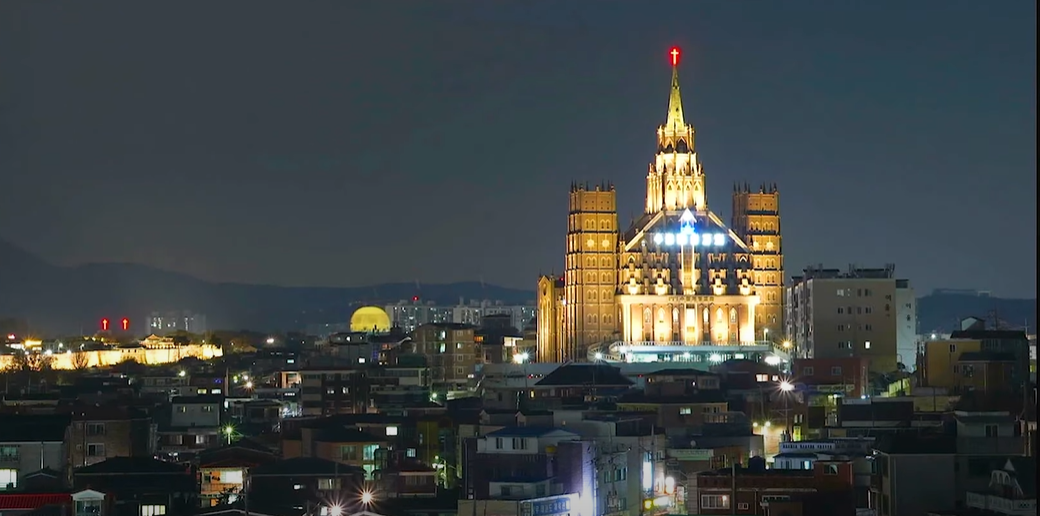
#> input picture mission/20240906/05.png, 1040 x 516 px, found by its file name
$ python mission03_teacher.py
#> lines starting #> are read from the running program, lines starting #| are printed output that depends on the picture
import cv2
import numpy as np

# 고정된 이미지 파일 경로
image_path = 'misson/05.png'

# 이미지 읽기
image = cv2.imread(image_path)
#> image is the input picture: shape (516, 1040, 3); mean B, G, R 68.7, 68.3, 62.5

# 이미지가 제대로 불러와졌는지 확인
if image is None:
    print("이미지를 불러올 수 없습니다.")
else:
    # 1. HSV 색 공간으로 변환
    hsv_image = cv2.cvtColor(image, cv2.COLOR_BGR2HSV)
#> hsv_image: shape (516, 1040, 3); mean H, S, V 86.3, 70.5, 77
    h, s, v = cv2.split(hsv_image)
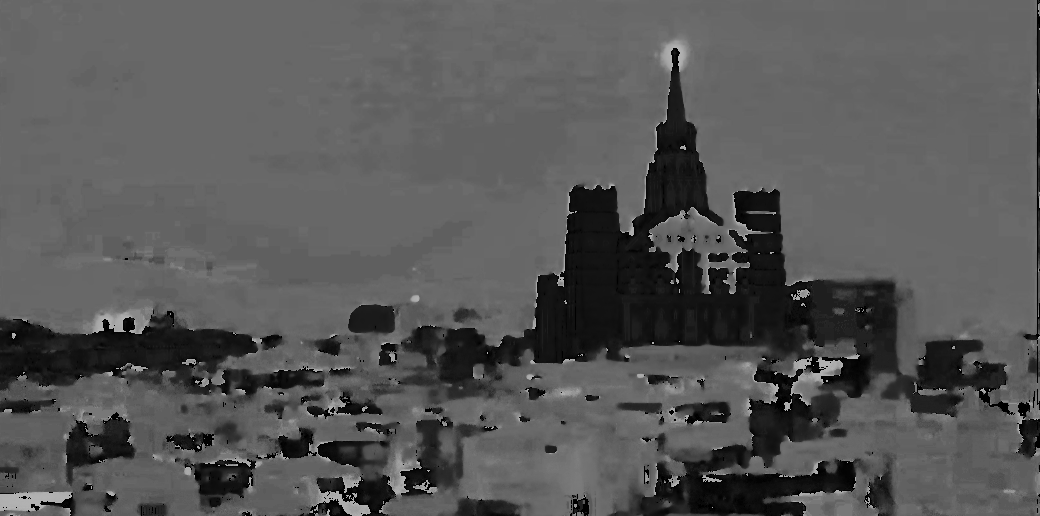
#> h: shape (516, 1040); min 0, max 179, mean 86.3
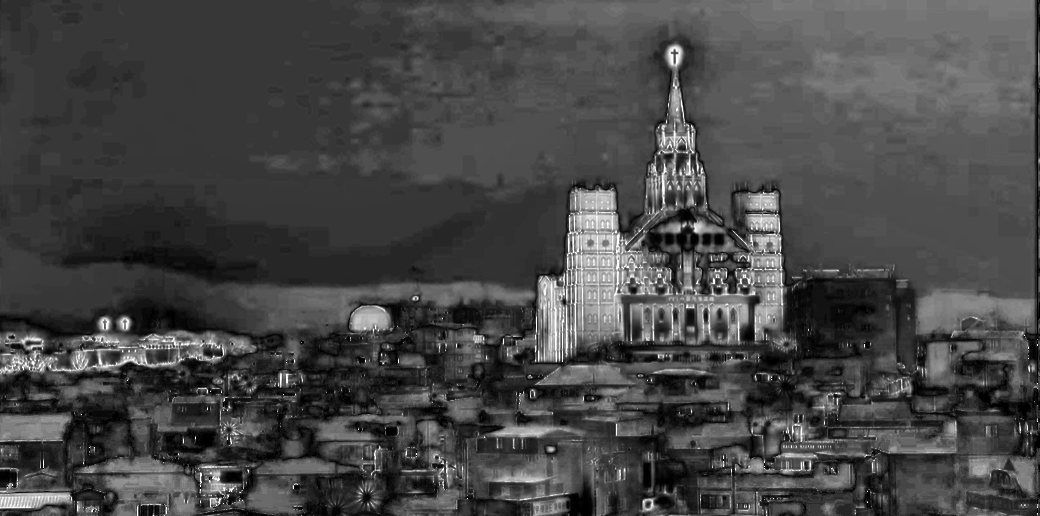
#> s: shape (516, 1040); min 0, max 255, mean 70.5
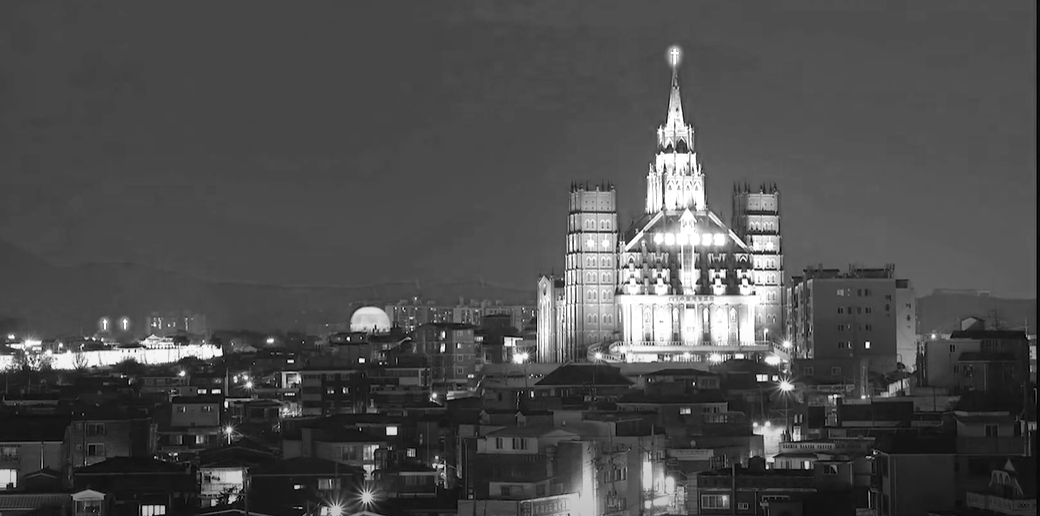
#> v: shape (516, 1040); min 0, max 255, mean 77

    # 2. 채도(Saturation)를 증가시켜 색상을 더욱 생동감 있게
    s = np.clip(s + 30, 0, 255)  # 채도를 20만큼 증가시켜 색감을 더 풍부하게 만듬
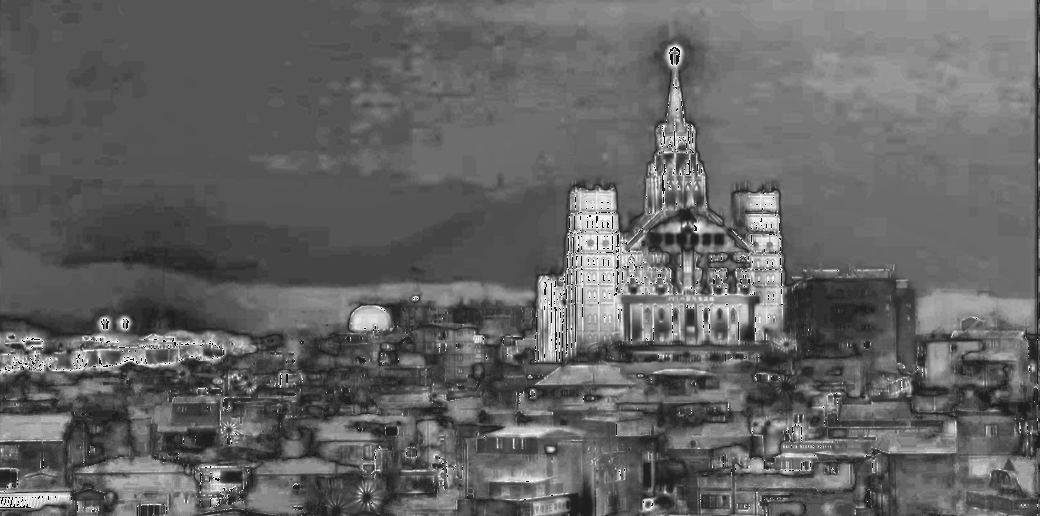
#> s: shape (516, 1040); min 0, max 255, mean 99.4

    # 3. 수정된 HSV 이미지를 다시 병합하여 BGR로 변환
    hsv_modified = cv2.merge((h, s, v))
#> hsv_modified: shape (516, 1040, 3); mean H, S, V 86.3, 99.4, 77
    final_image = cv2.cvtColor(hsv_modified, cv2.COLOR_HSV2BGR)
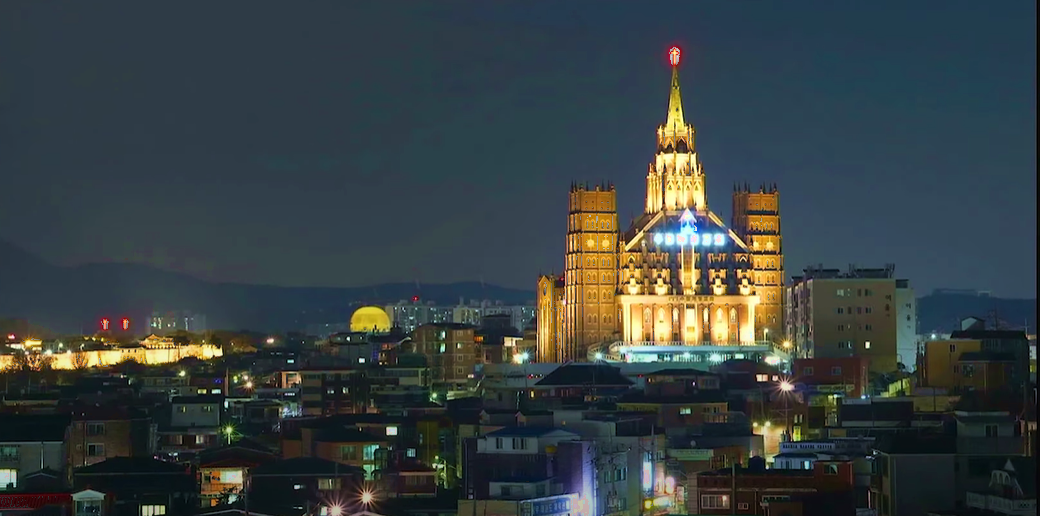
#> final_image: shape (516, 1040, 3); mean B, G, R 66.2, 64.7, 55.6

    # 4. 약한 샤프닝 필터 적용 (자연스럽게 최소한만 적용)
    sharpen_kernel = np.array([[0, -0.2, 0],
                               [-0.2, 1.4, -0.2],
                               [0, -0.2, 0]])
    final_image = cv2.filter2D(final_image, -1, sharpen_kernel)
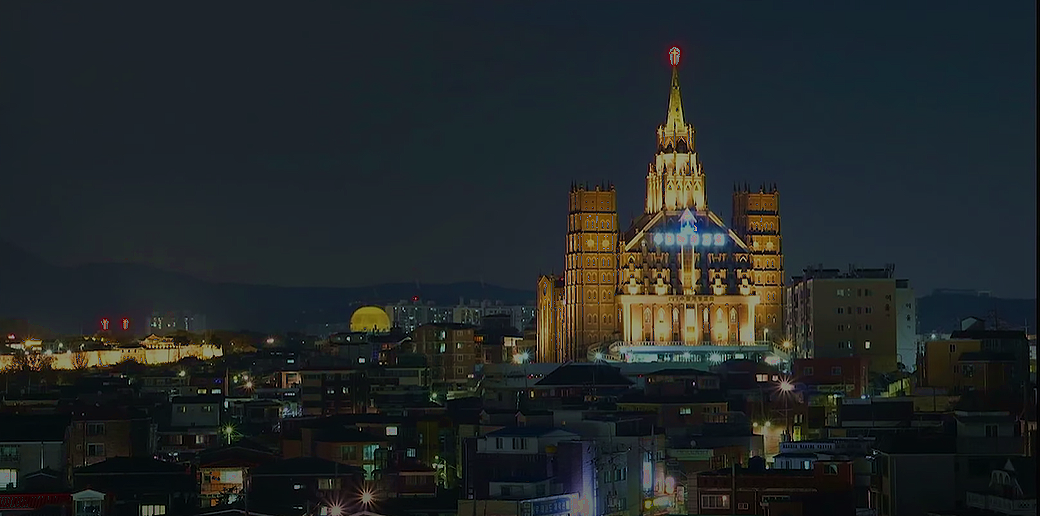
#> final_image: shape (516, 1040, 3); mean B, G, R 39.9, 38.9, 33.4

    # 5. 이미지 저장
    output_image_path = 'misson_image05.png'
    cv2.imwrite(output_image_path, final_image)

    # 원본 이미지와 수정된 이미지 나란히 보여주기
    combined_image = np.hstack((image, final_image))
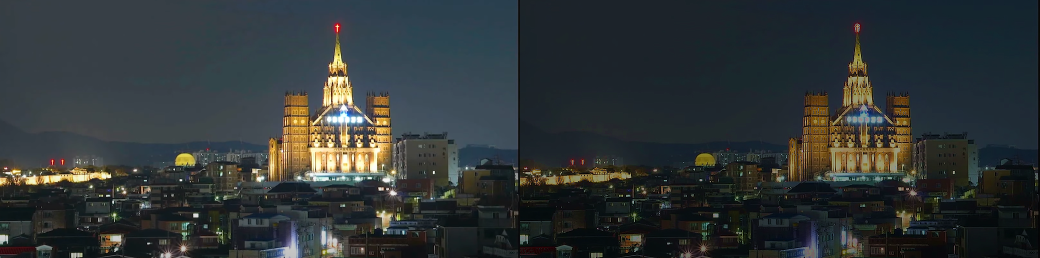
#> combined_image: shape (516, 2080, 3) (shown at 1/2 size); mean B, G, R 54.3, 53.6, 48

    cv2.imshow('Original Image vs Enhanced Image', combined_image)

    # ESC 키를 눌러 종료
    cv2.waitKey(0)
    cv2.destroyAllWindows()

    print(f"이미지가 성공적으로 수정되었습니다: {output_image_path}")

$ run again, with mission/20240906/01.png copied over mission/20240906/05.png
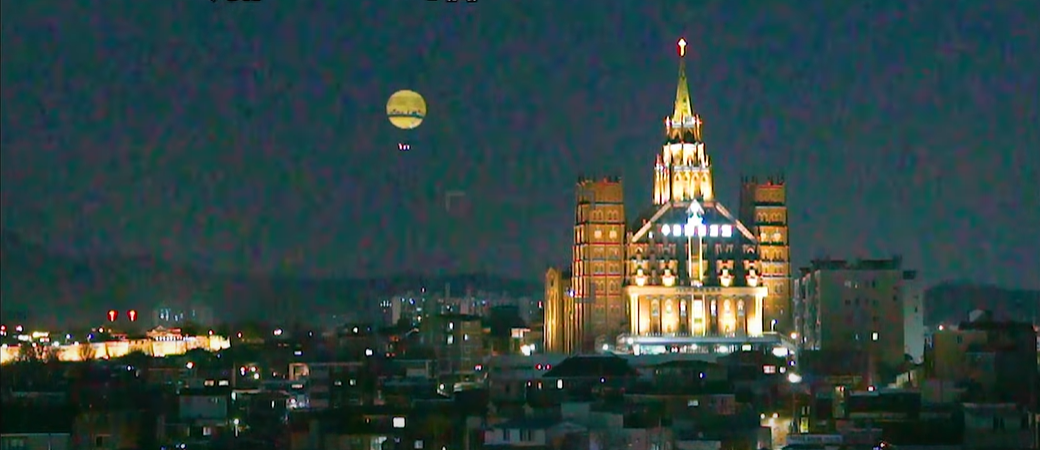
#> input picture mission/20240906/01.png, 1040 x 450 px, found by its file name
#> image is the input picture: shape (450, 1040, 3); mean B, G, R 65.5, 66.9, 47.1
#> hsv_image: shape (450, 1040, 3); mean H, S, V 82.7, 125.7, 75.3
#> hsv_modified: shape (450, 1040, 3); mean H, S, V 82.7, 150.5, 75.3
#> `final_image = cv2.filter2D(final_image, -1, sharpen_kernel)`:
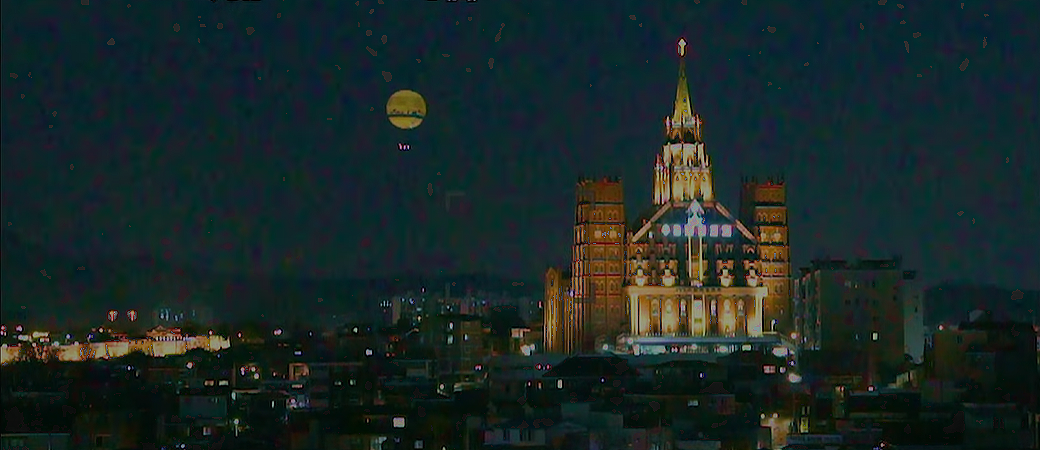
#> final_image: shape (450, 1040, 3); mean B, G, R 38, 38.7, 24.5
#> `combined_image = np.hstack((image, final_image))`:
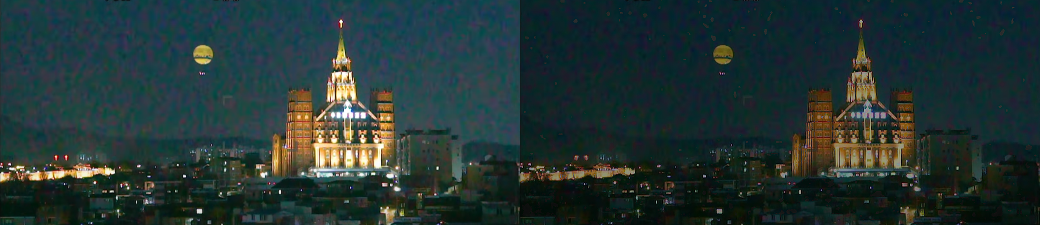
#> combined_image: shape (450, 2080, 3) (shown at 1/2 size); mean B, G, R 51.8, 52.8, 35.8
